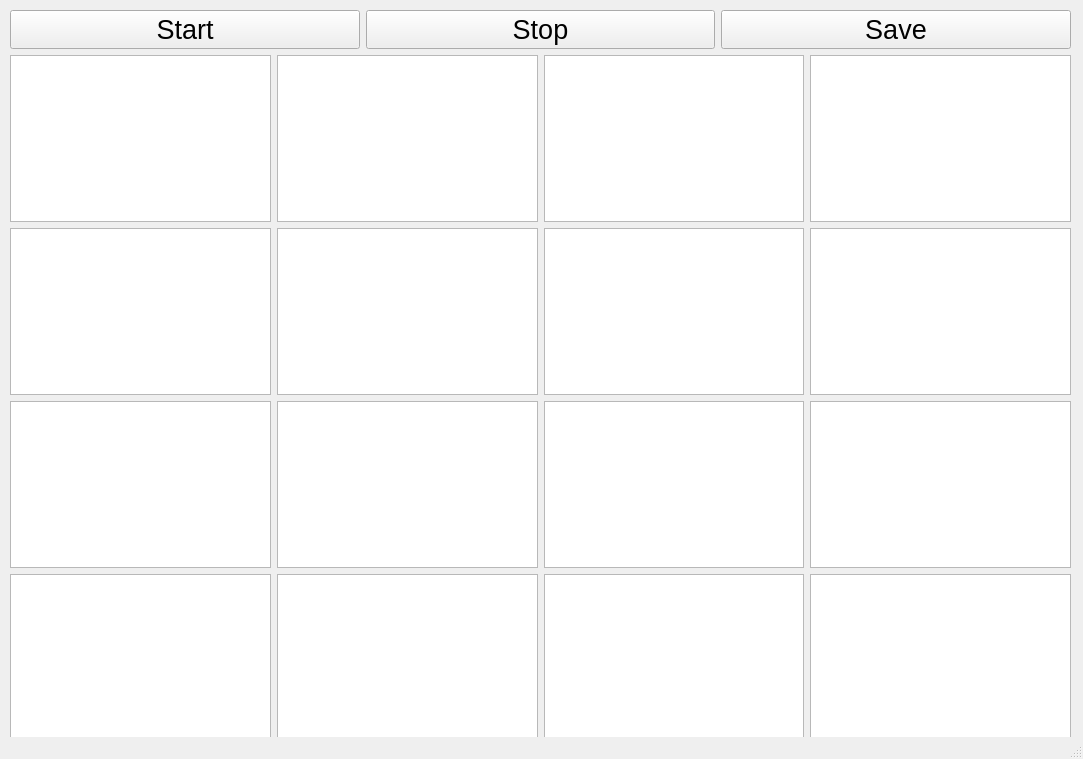
<?xml version="1.0" encoding="UTF-8"?>
<ui version="4.0">
 <class>MainWindow</class>
 <widget class="QMainWindow" name="MainWindow">
  <property name="geometry">
   <rect>
    <x>0</x>
    <y>0</y>
    <width>1083</width>
    <height>759</height>
   </rect>
  </property>
  <property name="windowTitle">
   <string>MainWindow</string>
  </property>
  <widget class="QWidget" name="centralwidget">
   <widget class="QWidget" name="verticalLayoutWidget">
    <property name="geometry">
     <rect>
      <x>10</x>
      <y>10</y>
      <width>1061</width>
      <height>731</height>
     </rect>
    </property>
    <layout class="QVBoxLayout" name="verticalLayout">
     <item>
      <layout class="QHBoxLayout" name="ButtonHorizontalLayout">
       <item>
        <widget class="QPushButton" name="StartButton">
         <property name="font">
          <font>
           <family>Arial</family>
           <pointsize>20</pointsize>
          </font>
         </property>
         <property name="text">
          <string>Start</string>
         </property>
        </widget>
       </item>
       <item>
        <widget class="QPushButton" name="StopButton">
         <property name="font">
          <font>
           <family>Arial</family>
           <pointsize>20</pointsize>
          </font>
         </property>
         <property name="text">
          <string>Stop</string>
         </property>
        </widget>
       </item>
       <item>
        <widget class="QPushButton" name="SaveButton">
         <property name="font">
          <font>
           <family>Arial</family>
           <pointsize>20</pointsize>
          </font>
         </property>
         <property name="text">
          <string>Save</string>
         </property>
        </widget>
       </item>
      </layout>
     </item>
     <item>
      <layout class="QHBoxLayout" name="horizontalLayout_1">
       <item>
        <widget class="QListView" name="listView"/>
       </item>
       <item>
        <widget class="QListWidget" name="listWidget"/>
       </item>
       <item>
        <widget class="QListWidget" name="listWidget_2"/>
       </item>
       <item>
        <widget class="QListView" name="listView_17"/>
       </item>
      </layout>
     </item>
     <item>
      <layout class="QHBoxLayout" name="horizontalLayout_2">
       <item>
        <widget class="QListView" name="listView_2"/>
       </item>
       <item>
        <widget class="QListView" name="listView_3"/>
       </item>
       <item>
        <widget class="QListView" name="listView_4"/>
       </item>
       <item>
        <widget class="QListView" name="listView_18"/>
       </item>
      </layout>
     </item>
     <item>
      <layout class="QHBoxLayout" name="horizontalLayout_3">
       <item>
        <widget class="QListView" name="listView_14"/>
       </item>
       <item>
        <widget class="QListView" name="listView_15"/>
       </item>
       <item>
        <widget class="QListView" name="listView_16"/>
       </item>
       <item>
        <widget class="QListView" name="listView_19"/>
       </item>
      </layout>
     </item>
     <item>
      <layout class="QHBoxLayout" name="horizontalLayout_">
       <item>
        <widget class="QListView" name="listView_20"/>
       </item>
       <item>
        <widget class="QListView" name="listView_21"/>
       </item>
       <item>
        <widget class="QListView" name="listView_22"/>
       </item>
       <item>
        <widget class="QListView" name="listView_23"/>
       </item>
      </layout>
     </item>
    </layout>
   </widget>
  </widget>
  <widget class="QStatusBar" name="statusbar"/>
 </widget>
 <resources/>
 <connections/>
</ui>
